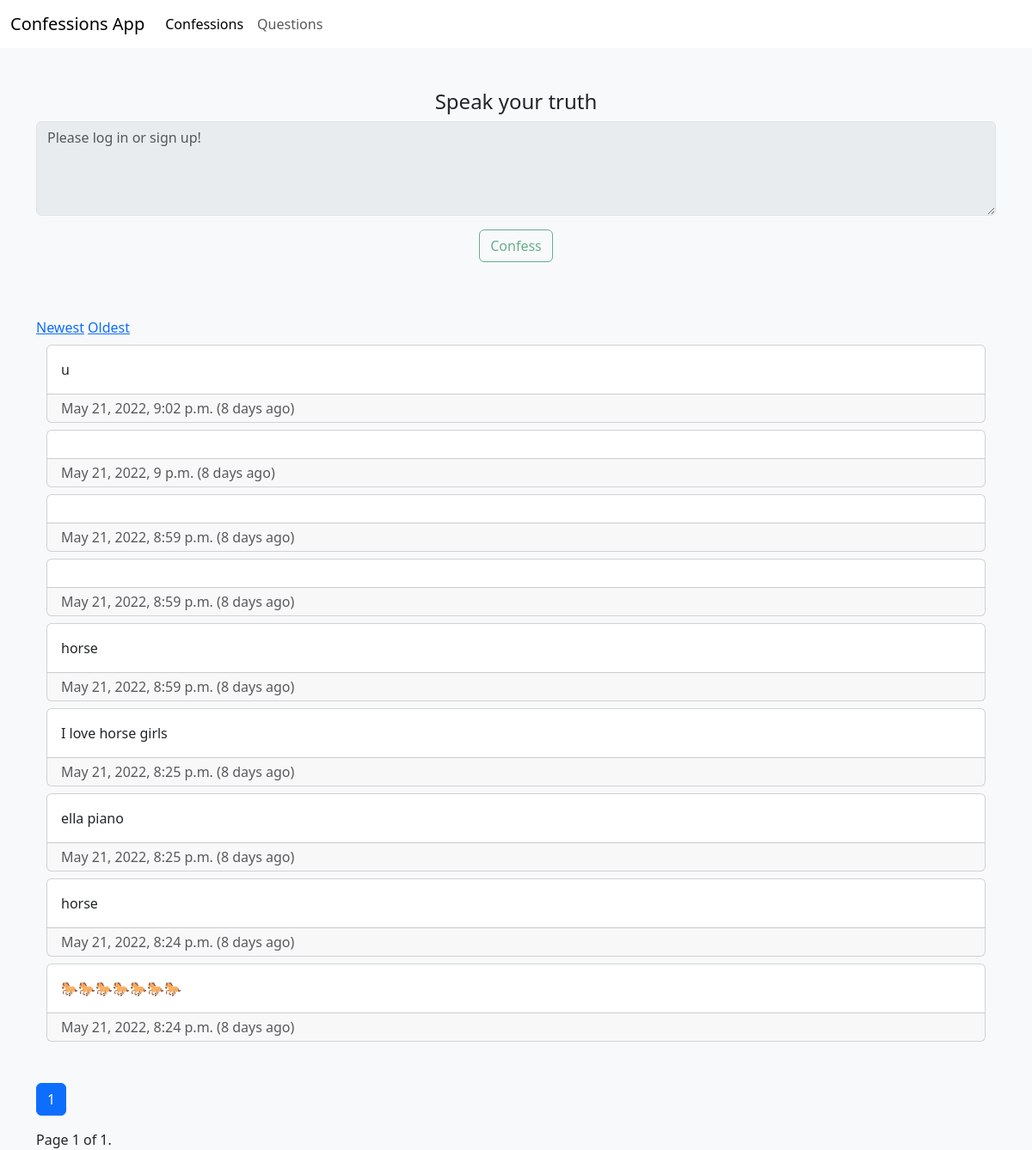
Before: /confessions/ with the older database file.
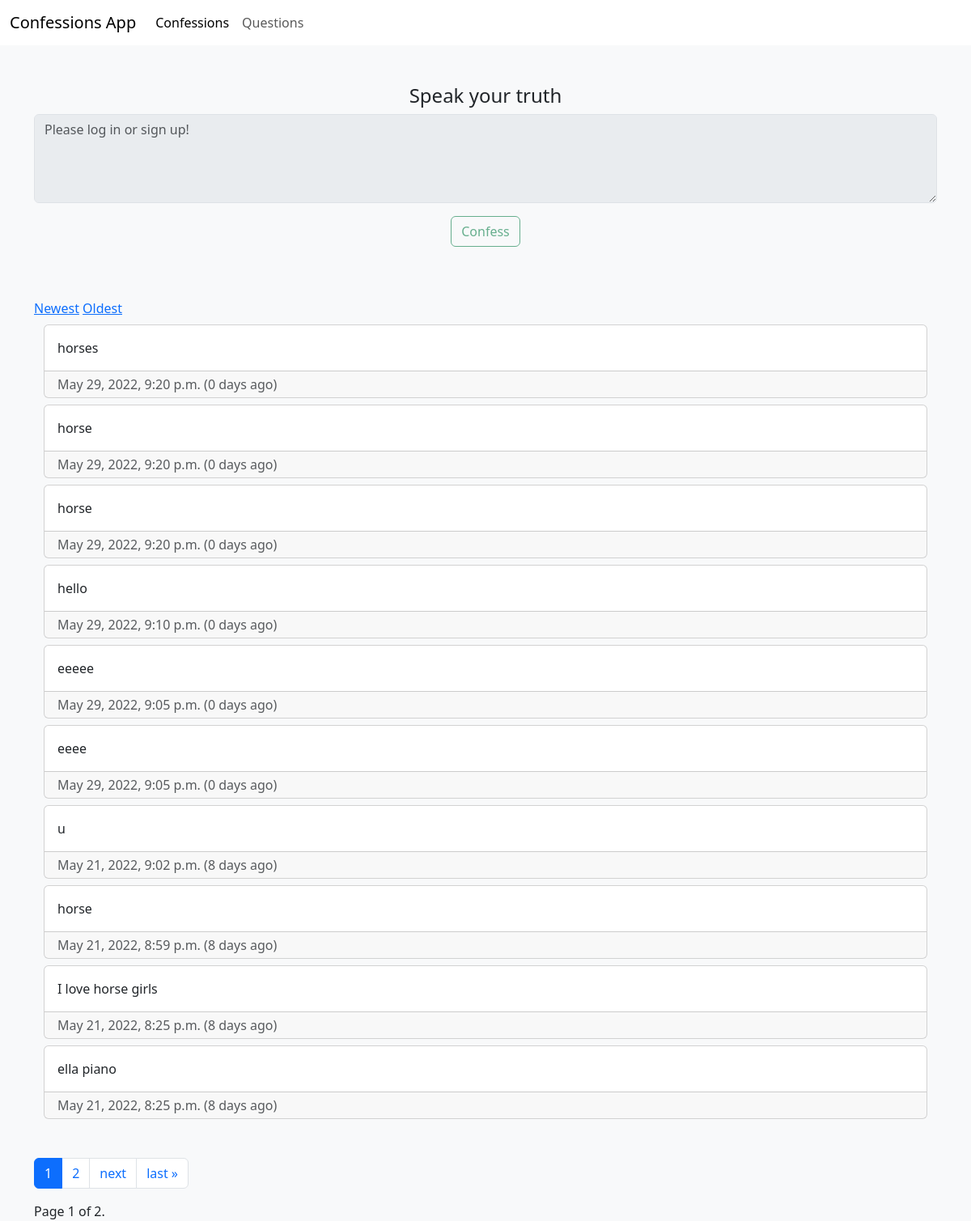
After: the same page with the newer database file.
### ConfessionsApp/models.py (models this page shows, shortened)
class Confession(models.Model):
    body = models.CharField(max_length=666)
    date = models.DateTimeField(auto_now=True)
    owner=models.ForeignKey(User, on_delete=models.CASCADE)
    @property
    def num_days_ago(self):
        today= timezone.now()
        return (today - self.date).days

### ConfessionsApp/views.py (the view, shortened to what this page needs)
# urls.py: path("confessions/", views.confessions, name="confessions"),
def confessions(request):
    if request.method != "POST":
        SortBy = request.GET.get('SortBy')
        if SortBy == "Newest":
            Confessions = Confession.objects.all().order_by('-date')
        elif SortBy == "Oldest":
            Confessions = Confession.objects.all().order_by('date')
        else:
            Confessions = Confession.objects.all().order_by('-date')
        paginator = Paginator(Confessions, 10)
        page_number = request.GET.get('page')
        page_obj = paginator.get_page(page_number)
        return render(request, 'ConfessionsApp/confessions.html',
                    {'page_obj': page_obj,
                    'SortBy' : SortBy,})

### ConfessionsApp/templates/ConfessionsApp/confessions.html (shortened to what this page needs)
{%extends 'ConfessionsApp/base.html'%}
{%load static%}
{%block content%}
<div class="container">
  <form method="POST">
    <div class=" mt-5 mb-3 text-center">
      <h4 for="ConfessionInput" class="form-label mb-2">Speak your truth</h4>
      {%if user.is_authenticated%}
      <textarea class="form-control" name="ConfessionInput" rows="4" placeholder="Type your confession..."></textarea>
      <input class="btn btn-outline-success mt-3 mb-5" id="submitBtn" type="submit" value="Confess"/>
      {%else%}
      <textarea class="form-control" name="ConfessionInput" rows="4" placeholder="Please log in or sign up!" disabled></textarea>
      <input class="btn btn-outline-success mt-3 mb-5" id="submitBtn" type="submit" value="Confess" disabled/>
      {%endif%}
    </div>
  </form>
  <a href="?page={{page_obj.number}}&SortBy=Newest">Newest</a>
  <a href="?page={{page_obj.number}}&SortBy=Oldest">Oldest</a>
  <div class="container mb-5">
    {% for Confession in page_obj %}
      <div class="card mt-2 mb-2">
        <span class="card-body">{{Confession.body}}</span>
        <div class="card-footer py-1 submission-footer text-muted">
          <span class="card-text">
            {{Confession.date}}
            {%if Confession.num_days_ago != 1%}
              ({{Confession.num_days_ago}} days ago)
            {%else%}
            ({{Confession.num_days_ago}} day ago)
            {%endif%}
          </span>
        </div>
      </div>
    {%endfor%}
  </div>
<ul class="pagination my-3">
        <li class="page-item active" aria-current="page">
          <a class="page-link" href="#" >{{page_obj.number}}</a>
        </li>
        {% if page_obj.has_next %}
          <li class="page-item">
            <a class="page-link" href="?page={{ page_obj.next_page_number }}&SortBy={{SortBy}}">{{ page_obj.next_page_number }}</a>
          </li>
            <li class="page-item">
              <a class="page-link" href="?page={{ page_obj.next_page_number }}&SortBy={{SortBy}}">next</a>
            </li>
            <li class="page-item">
              <a class="page-link" href="?page={{ page_obj.paginator.num_pages }}&SortBy={{SortBy}}">last &raquo;</a>
            </li>
        {% endif %}
</ul>
<span class="current">
  Page {{ page_obj.number }} of {{ page_obj.paginator.num_pages }}.
</span>
</div>
{%endblock content%}

Changed rows visible on the page:
removed Confession: date "May 21, 2022, 9 p.m.", num_days_ago "8"
removed Confession: date "May 21, 2022, 8:59 p.m.", num_days_ago "8"
removed Confession: date "May 21, 2022, 8:59 p.m.", num_days_ago "8"
no longer on this page (row unchanged): Confession: body "horse", date "May 21, 2022, 8:24 p.m.", num_days_ago "8"
no longer on this page (row unchanged): Confession: body "🐎🐎🐎🐎🐎🐎🐎", date "May 21, 2022, 8:24 p.m.", num_days_ago "8"
added Confession: body "horses", date "May 29, 2022, 9:20 p.m.", num_days_ago "0"
added Confession: body "horse", date "May 29, 2022, 9:20 p.m.", num_days_ago "0"
added Confession: body "horse", date "May 29, 2022, 9:20 p.m.", num_days_ago "0"
added Confession: body "hello", date "May 29, 2022, 9:10 p.m.", num_days_ago "0"
added Confession: body "eeeee", date "May 29, 2022, 9:05 p.m.", num_days_ago "0"
added Confession: body "eeee", date "May 29, 2022, 9:05 p.m.", num_days_ago "0"
Other visible differences:
{{ page_obj.next_page_number }}: (not shown) → "2"
{{ page_obj.paginator.num_pages }}: "1" → "2"
text now shown: "next last »"
